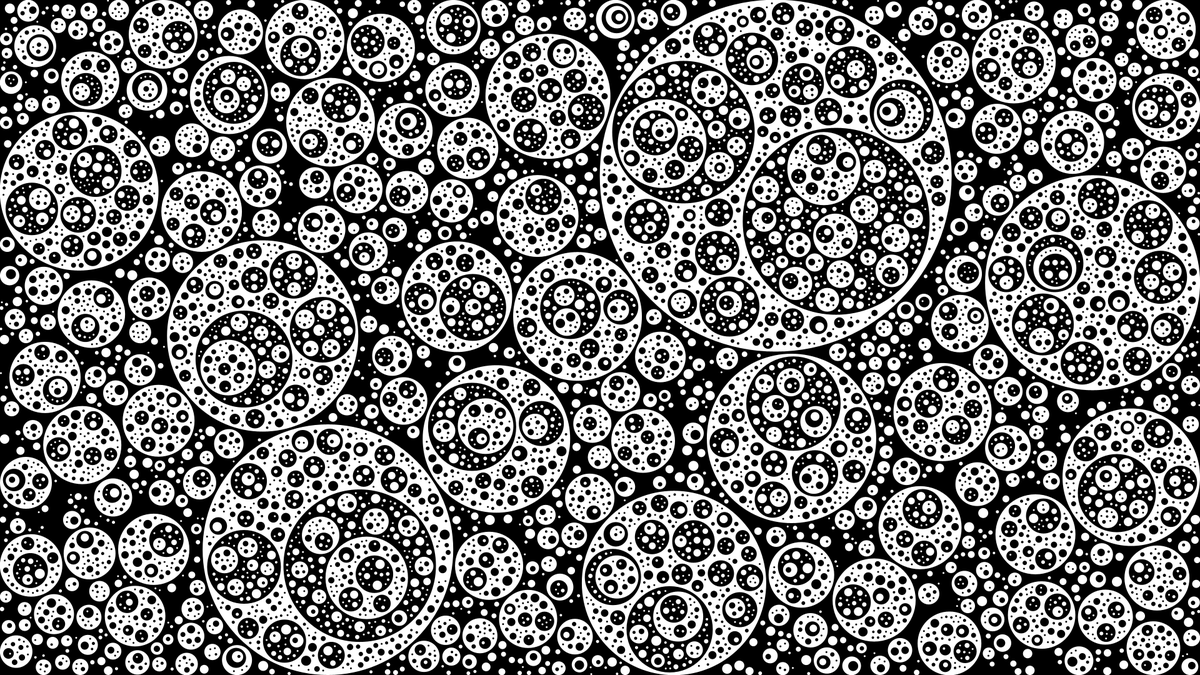
Frame 1 (no input)
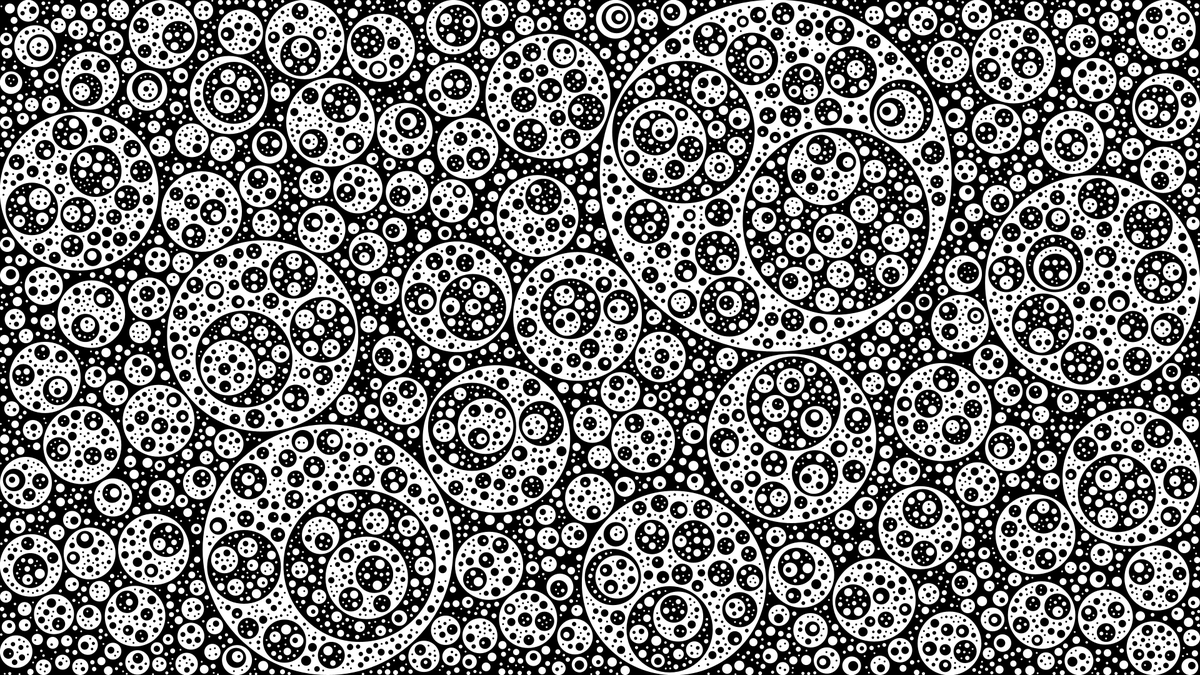
Frame 60 (the mouse pressed at the canvas centre just before this capture)
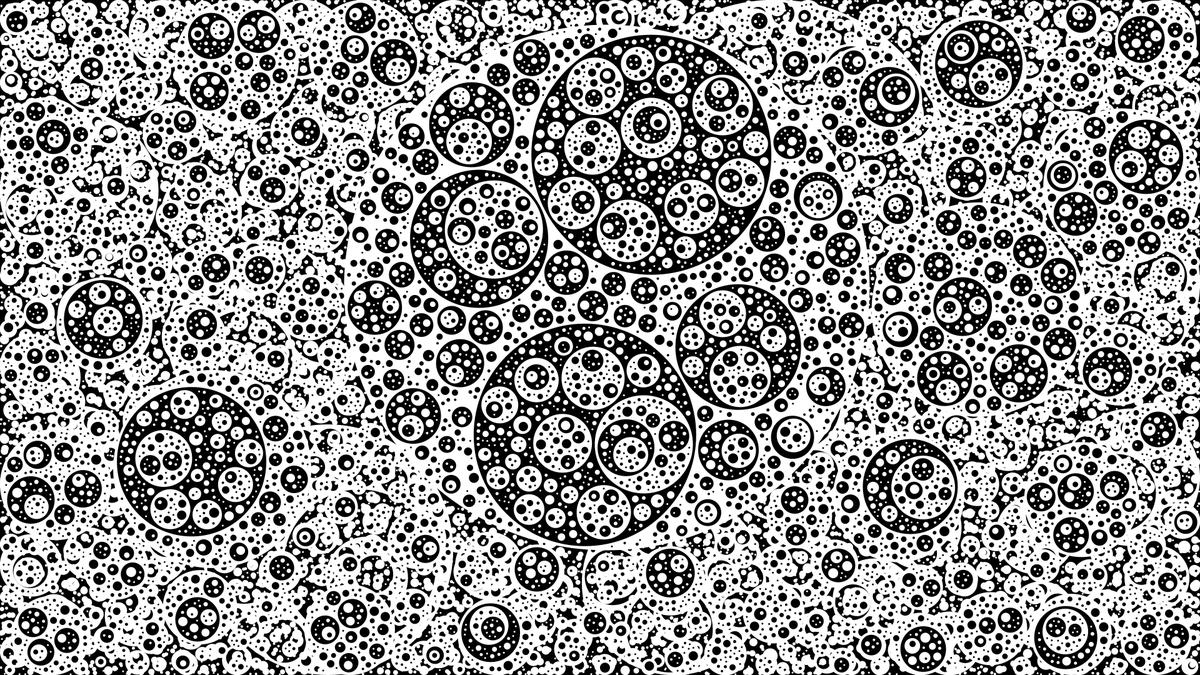
Frame 120 (the mouse held since frame 60 and released just before this capture)

The Processing sketch that drew these frames (run headless with seeded random() and noise(); from frame 60 on, the mouse is pressed at the canvas centre):

// Processing sketch: CirclePacking
// ── CirclePacking.pde
// Inscribed circles
//   jared Tarbell
//   August 6, 2015

Circle[] circles;
int max = 5000;
int num = 0;

float pad = 4.0;
float growth = .5;

int delay = 0;
int basedelay = 10;

void setup() {
  size(1920,1080);
  background(0);
  
  smooth(4);
  
  circles = new Circle[max];
}

void draw() {
  if (delay>0) {
    delay--;
  } else {
    int fails = 0;
    for (int n=0;n<10001;n++) {
      boolean success = growCircle();
      if (!success) fails++;
    } 
    
    if (fails>10000) {
      println("done.");
      noLoop();
    }
    delay = basedelay;
  }
  
}

void mousePressed() {
  circles = new Circle[max];
  num=0;
  background(0);
  loop();
}


boolean growCircle() {
  if (num<max) {
    float x = random(width-2)+1;
    float y = random(height-2)+1;
    float r = 1.0;
    int hit = isFree(x,y,r);
    while (hit<0) {
      r+=growth;
      hit = isFree(x,y,r);
    }

    if (r>1.0) {
      if (hit>0 && hit<num) {
        //stroke(255);
        //strokeWeight(2.0);
        //float theta = atan2(circles[hit].y-y,circles[hit].x-x);
        //line(x+r*cos(theta),y+r*sin(theta),circles[hit].x-circles[hit].r*cos(theta),circles[hit].y-circles[hit].r*sin(theta));
//        line(x,y,circles[hit].x,circles[hit].y);
      }      
      // place the circle
      circles[num] = new Circle(num,x,y,r,#FFFFFF,1);
      num++;
      
      return true;
    }
  }    
  return false;
    
}

int isFree(float sx, float sy, float sr) {
  // check border
  if (sx-sr<0) return 0;
  if (sx+sr>width) return 0;
  if (sy-sr<0) return 0;
  if (sy+sr>height) return 0;
  
  // check other circles
  for (int n=0;n<num;n++) {
    float d = dist(circles[n].x,circles[n].y,sx,sy);
    if (d<circles[n].r+sr+growth+pad) return n;
  }
  
  return -1;
}

class Circle {
  int id;
  float x;
  float y;
  float r;
  color myc;
  
  int gen;
  int max;
  int num;
  Circle[] kids; 
  
  Circle(int ident, float xpos, float ypos, float radius, color mycolor, int generation) {
    id = ident;
    x = xpos;
    y = ypos;
    r = radius;
    myc = mycolor;
    
    render();
    
    gen = generation;
    if (gen<100 && r>pad*2) {
      max = round(.5*PI*r*r);
      num = 0;
      kids = new Circle[max];
      inscribeKids();
      
    }
  }
  
  void render() {
    noStroke();
    fill(myc);
    ellipse(x,y,r*2,r*2); 
  }
  
  int isKidFree(float ksx, float ksy, float ksr) {
    // check parental border
    float d = dist(x,y,ksx,ksy);
    if (d+ksr+growth+pad>r) return id;
   
    // check other circles
    for (int n=0;n<num;n++) {
      if (dist(ksx,ksy,kids[n].x,kids[n].y)<kids[n].r+ksr+growth+pad) return n;
    }
    return -1;
  }
  
  void inscribeKids() {
    color kmyc = #FFFFFF;
    if (myc==#FFFFFF) kmyc = #000000;
    
    // make one child right nearly in the center
    //float ix = x + random(-r*.2,r*.2);
    //float iy = y + random(-r*.2,r*.2);
    //float ir = 1.0;
    //while (isKidFree(ix,iy,ir)) {
    //  ir+=growth;
    //}
    //if (ir>1.0) {
    //  // place the kid circle
    //  kids[num] = new Circle(num,ix,iy,ir,kmyc,gen+1);
    //  num++;
    //}
    
    // fill with children
    int fails = 0;
    while (fails<10000 && num<max) {
      float kx = x + random(-r,r);
      float ky = y + random(-r,r);
      float kr = 1.0;
      int hit = isKidFree(kx,ky,kr);
      while (hit<0) {
        kr+=growth;
        hit = isKidFree(kx,ky,kr);
      }
      if (kr>1.0) {
        if (kmyc==#FFFFFF) {
          if (hit>0 && hit<num) {
            stroke(255);
            strokeWeight(2.0);
            float theta = atan2(kids[hit].y-ky,kids[hit].x-kx);
            //line(kx+kr*cos(theta),ky+kr*sin(theta),kids[hit].x-kids[hit].r*cos(theta),kids[hit].y-kids[hit].r*sin(theta));
          } else if (hit==id) {
            stroke(255);
            strokeWeight(2.0);
            float theta = atan2(ky-y,kx-x);
            //line(x+r*cos(theta),y+r*sin(theta),kx-kr*cos(theta),ky-kr*sin(theta));
          }
        } 
        // place the kid circle
        kids[num] = new Circle(num,kx,ky,kr,kmyc,gen+1);
        num++;
      } else {
        fails++;
      }
    } 
  }
}
  
  
